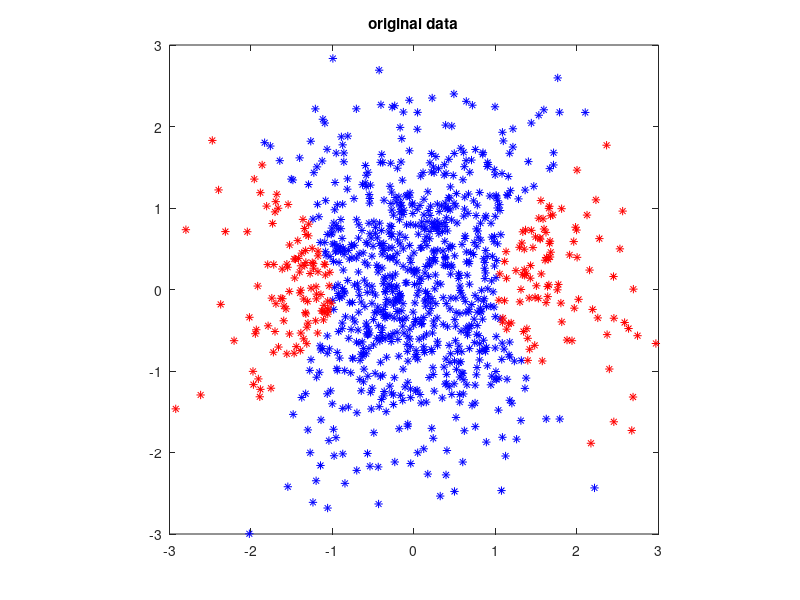

Write MATLAB code to recreate this figure. (Note: this script raises an error after producing the figure.)
% Demo of adaBoost (adaptive boosting)
%
% Xu Cui
% 2009/05/12
%

clear

% training data (1000 samples, 2 dimensions, can be seen as 1000 people, each people have 2 variable: weight and age)
data = randn(1000,2);
label = double(data(:,1)>data(:,2)); % a linear separation example
label = double((data(:,1).^2 - data(:,2).^2)<1); % a nonlinear separation example
%label = double((data(:,1).^2 + data(:,2).^2)<1); % a nonlinear separation example

pos1 = find(label == 1);
pos2 = find(label == 0);
label(pos2) = -1;

% plot training data
figure('color','w');plot(data(pos1,1), data(pos1,2), 'b*')
hold on;plot(data(pos2,1), data(pos2,2), 'r*')
xlim([-3 3])
ylim([-3 3])
title('original data')
axis square


% addBoost

T = 10; % we choose maximally T weak learners (weak classifiers)
D = ones(size(label))/length(label); % initial weight is equal weight for all samples
h = {}; % will hold weak classifiers
alpha = []; % weight of each weak learner (not weight of sample)

for t=1:T
    % loop through all possible weak classifiers and find the best
    % (minimize error rate respect to D)
    % in our case, we totally have 244 weak classifiers (in theory, you can
    % have infinite). Each classifier is really dummy, it simply classifier
    % the data based on a single threshold on a certain data dimension
    % (either 1 or 2). Check out weakLearner.m
    err(t) = inf;
    thresholds = [-3:0.1:3];
    for ii=1:length(thresholds) %threshold
        for jj=[-1 1] %direction
            for kk=[1 2] %dim
                tmph.dim = kk;
                tmph.pos = jj;
                tmph.threshold  = thresholds(ii);
                tmpe = sum(D.*(weaklearner(tmph,data) ~= label));
                if( tmpe < err(t))
                    err(t) = tmpe;
                    h{t} = tmph;
                end
            end
        end
    end
    
    if(err(t) >= 1/2)
        disp('stop b/c err>1/2')
        break;
    end
    
    alpha(t) = 1/2 * log((1-err(t))/err(t));
    
    % we update D so that wrongly classified samples will have more weight
    D = D.* exp(-alpha(t).*label.* weaklearner(h{t}, data));
    D = D./sum(D);
end

figure('color','w')
% strong learner, which is simply a linear sum of weak learners. The weight
% of each weak learner is in alpha
finalLabel = zeros(size(label));
for t=1:length(alpha)
    finalLabel = finalLabel + alpha(t) * weaklearner(h{t}, data);
    tfinalLabel = sign(finalLabel);
    misshits(t) = sum(tfinalLabel ~= label)/size(data,1);    
    
    pos1 = find(tfinalLabel == 1);
    pos2 = find(tfinalLabel == -1);
    subplot(5,2,t);plot(data(pos1,1), data(pos1,2), 'b*')
    hold on;plot(data(pos2,1), data(pos2,2), 'r*')
    xlim([-3 3])
    ylim([-3 3])
    xlabel(['t = ' num2str(t)])
    axis square
    
end


% plot miss hits when more and more weak learners are used
figure('color','w');plot(misshits)
ylabel('miss hists')